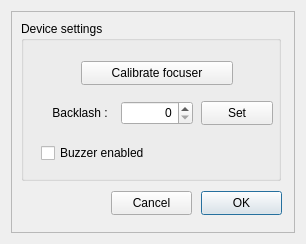
<?xml version="1.0" encoding="UTF-8"?>
<ui version="4.0">
 <class>X2Focus</class>
 <widget class="QDialog" name="X2Focus">
  <property name="geometry">
   <rect>
    <x>0</x>
    <y>0</y>
    <width>306</width>
    <height>244</height>
   </rect>
  </property>
  <property name="sizePolicy">
   <sizepolicy hsizetype="Fixed" vsizetype="Fixed">
    <horstretch>0</horstretch>
    <verstretch>0</verstretch>
   </sizepolicy>
  </property>
  <property name="minimumSize">
   <size>
    <width>0</width>
    <height>0</height>
   </size>
  </property>
  <property name="maximumSize">
   <size>
    <width>306</width>
    <height>244</height>
   </size>
  </property>
  <property name="windowTitle">
   <string>Digital_Net</string>
  </property>
  <layout class="QHBoxLayout" name="horizontalLayout_12">
   <item>
    <widget class="X2Form" name="X2Form">
     <property name="minimumSize">
      <size>
       <width>0</width>
       <height>0</height>
      </size>
     </property>
     <property name="maximumSize">
      <size>
       <width>99999</width>
       <height>99999</height>
      </size>
     </property>
     <property name="sizeIncrement">
      <size>
       <width>1</width>
       <height>1</height>
      </size>
     </property>
     <property name="frameShape">
      <enum>QFrame::StyledPanel</enum>
     </property>
     <property name="frameShadow">
      <enum>QFrame::Raised</enum>
     </property>
     <widget class="QGroupBox" name="groupBox">
      <property name="geometry">
       <rect>
        <x>10</x>
        <y>10</y>
        <width>260</width>
        <height>160</height>
       </rect>
      </property>
      <property name="title">
       <string>Device settings</string>
      </property>
      <widget class="QPushButton" name="pushButton">
       <property name="geometry">
        <rect>
         <x>60</x>
         <y>40</y>
         <width>152</width>
         <height>24</height>
        </rect>
       </property>
       <property name="text">
        <string>Calibrate focuser</string>
       </property>
      </widget>
      <widget class="QLabel" name="label">
       <property name="geometry">
        <rect>
         <x>10</x>
         <y>80</y>
         <width>80</width>
         <height>24</height>
        </rect>
       </property>
       <property name="text">
        <string>Backlash : </string>
       </property>
       <property name="alignment">
        <set>Qt::AlignRight|Qt::AlignTrailing|Qt::AlignVCenter</set>
       </property>
      </widget>
      <widget class="QSpinBox" name="backLash">
       <property name="geometry">
        <rect>
         <x>100</x>
         <y>80</y>
         <width>72</width>
         <height>24</height>
        </rect>
       </property>
       <property name="alignment">
        <set>Qt::AlignRight|Qt::AlignTrailing|Qt::AlignVCenter</set>
       </property>
       <property name="maximum">
        <number>255</number>
       </property>
      </widget>
      <widget class="QPushButton" name="pushButton_2">
       <property name="geometry">
        <rect>
         <x>180</x>
         <y>80</y>
         <width>72</width>
         <height>24</height>
        </rect>
       </property>
       <property name="text">
        <string>Set</string>
       </property>
      </widget>
      <widget class="QCheckBox" name="enableBuzzer">
       <property name="geometry">
        <rect>
         <x>20</x>
         <y>120</y>
         <width>140</width>
         <height>24</height>
        </rect>
       </property>
       <property name="text">
        <string>Buzzer enabled</string>
       </property>
      </widget>
     </widget>
     <widget class="QPushButton" name="pushButtonCancel">
      <property name="geometry">
       <rect>
        <x>100</x>
        <y>180</y>
        <width>81</width>
        <height>24</height>
       </rect>
      </property>
      <property name="text">
       <string>Cancel</string>
      </property>
     </widget>
     <widget class="QPushButton" name="pushButtonOK">
      <property name="enabled">
       <bool>true</bool>
      </property>
      <property name="geometry">
       <rect>
        <x>190</x>
        <y>180</y>
        <width>81</width>
        <height>24</height>
       </rect>
      </property>
      <property name="text">
       <string>OK</string>
      </property>
      <property name="default">
       <bool>true</bool>
      </property>
     </widget>
    </widget>
   </item>
  </layout>
 </widget>
 <customwidgets>
  <customwidget>
   <class>X2Form</class>
   <extends>QFrame</extends>
   <header>x2form.h</header>
   <container>1</container>
  </customwidget>
 </customwidgets>
 <resources/>
 <connections/>
</ui>
